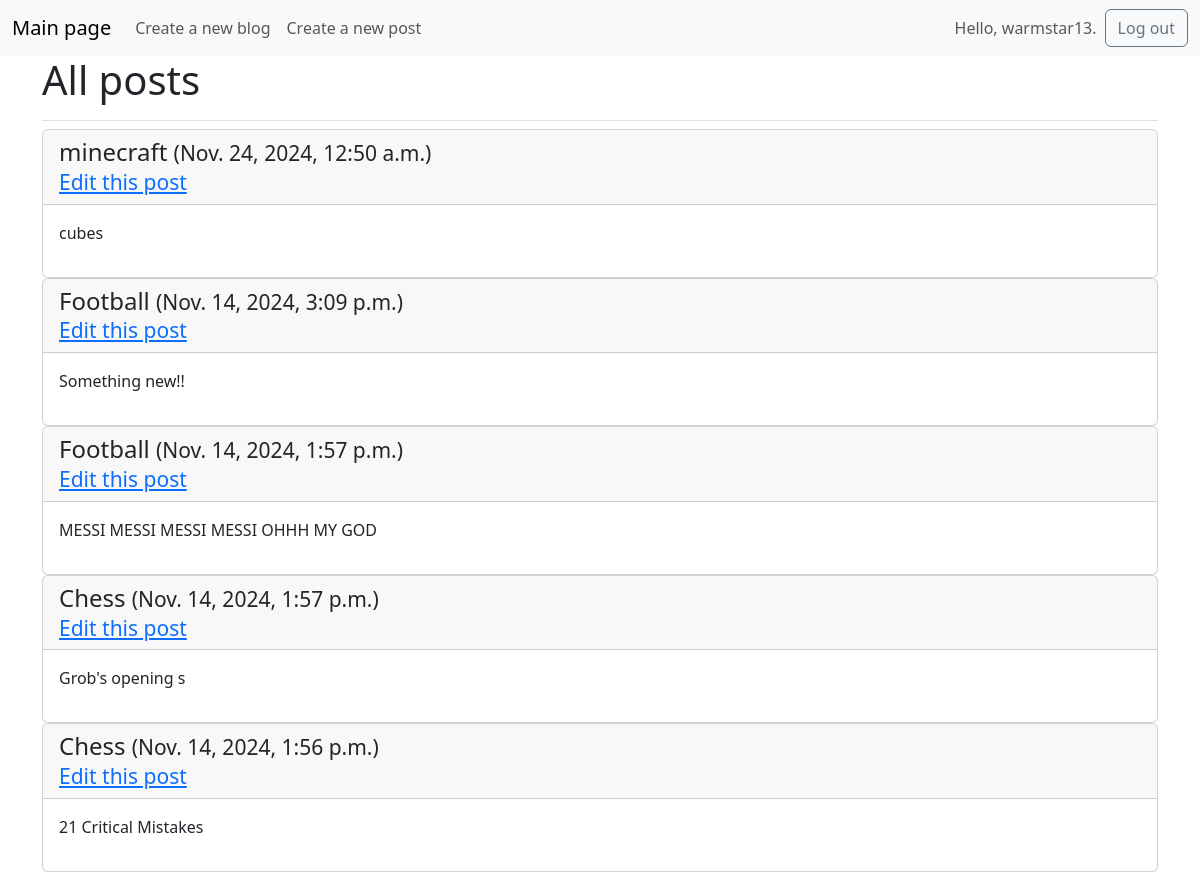
The app's page / (signed in) with its own data.
### blogs/models.py (models this page shows, shortened)
class Individual_Post(models.Model):
    text = models.TextField()
    date_added = models.DateTimeField(auto_now_add=True)
    theme = models.ForeignKey(Theme, on_delete=models.CASCADE, null=True)
    owner = models.ForeignKey(User, on_delete=models.CASCADE)

class Theme(models.Model):
    name = models.CharField(max_length=200)
    def __str__(self):
        return self.name

### blogs/views.py (the view)
# urls.py: path('', views.mainpage, name="mainpage"),
def mainpage(request):
    all_theme = Individual_Post.objects.order_by("-date_added")
    context = {"all_theme": all_theme}
    return render(request, 'blogs/mainpage.html', context)

### blogs/templates/blogs/mainpage.html
{%extends "blogs/base.html"%}
{% block page_header %}
    <h1>All posts</h1>
{% endblock page_header %}
{%block content%}
    {% for theme in all_theme %}
        <div class="card">
            <h4 class="card-header">{{theme.theme}}
                <small>
                    ({{theme.date_added}})<br />
                    <a href = "{% url 'blogs:editing_post' theme.id%}">Edit this post</a>
                </small>
            </h4>
            <div class="card-body">{{theme.text|linebreaks}}</div>
        </div>
    {% empty %}
        <p>There are no posts yet.</p>
    {% endfor%}
{%endblock content%}

### blogs/templates/blogs/base.html (shortened to what this page needs)
<!DOCTYPE html>
<html lang="en">
    <head>
        {% load django_bootstrap5%}
        {% bootstrap_css %}
    </head>
    <body>
        <nav class="navbar navbar-expand-md bg-light">
            <div class="container-fluid">
                <a class="navbar-brand" href="{% url 'blogs:mainpage'%}">Main page</a>
                <div class="collapse navbar-collapse" id="navbarCollapse">
                    <ul class="navbar-nav me-auto">
                        <li class="nav-item">
                            <a class="nav-link" href="{% url 'blogs:making_blog'%}">
                                Create a new blog
                            </a>
                        </li>
                        <li class="nav-item">
                            <a class="nav-link" href="{% url 'blogs:making_post'%}">
                                Create a new post
                            </a>
                        </li>
                    </ul>
                    <ul class="navbar-nav ms-auto">
                        {% if user.is_authenticated %}
                        <li class="nav-item">
                            <span class="navbar-text me-2">
                                Hello, {{ user.username}}.
                            </span>
                        </li>
                        {% endif%}
                    </ul>
                    {% if user.is_authenticated %}
                        <form action="{% url 'accounts:logout'%}" method="post">
                            <button name="submit" class="btn btn-outline-secondary">
                                Log out
                            </button>
                        </form>
                    {% endif%}
                </div>
            </div>
        </nav>
        <main class="container">
            <div class="pb-2 mb-2 border-bottom">
                {%block page_header%}{% endblock page_header %}
            </div>
            <div>
                {% block content%}{% endblock content %}
            </div>
        </main>
    </body>
</html>

### records on screen
Individual_Post: theme "minecraft", date_added "Nov. 24, 2024, 12:50 a.m.", text "cubes"
Individual_Post: theme "Football", date_added "Nov. 14, 2024, 3:09 p.m.", text "Something new!!"
Individual_Post: theme "Football", date_added "Nov. 14, 2024, 1:57 p.m.", text "MESSI MESSI MESSI MESSI OHHH MY GOD"
Individual_Post: theme "Chess", date_added "Nov. 14, 2024, 1:57 p.m.", text "Grob's opening s"
Individual_Post: theme "Chess", date_added "Nov. 14, 2024, 1:56 p.m.", text "21 Critical Mistakes"

### other values on screen
{{ user.username }} "warmstar13"
